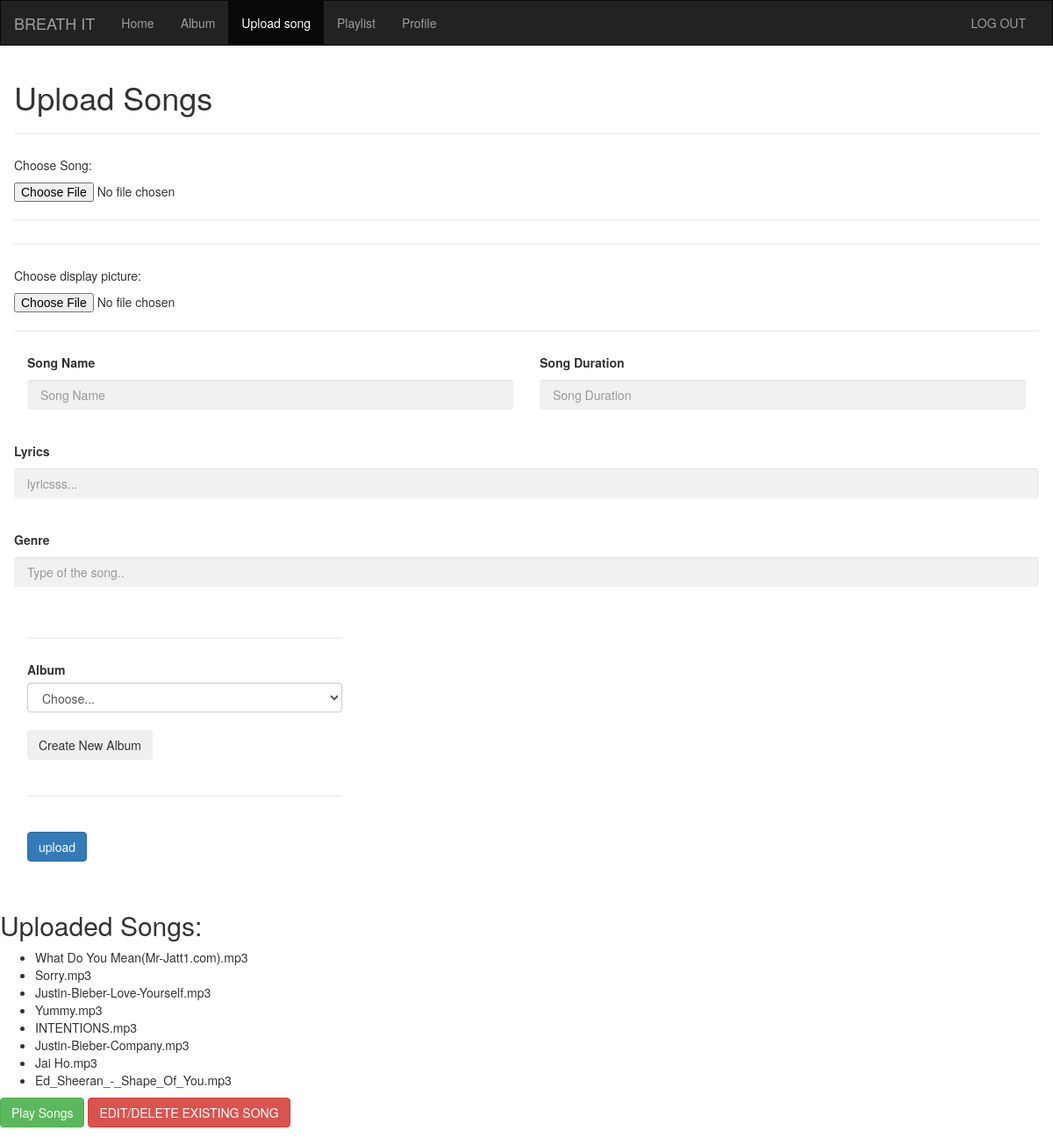
The page /upload (signed in) on the database its author committed.
### app.py (models this page shows)
class Song(db.Model):
    id=db.Column(db.Integer(),primary_key=True)
    pfile=db.Column(db.String(255))
    song_name=db.Column(db.String(),nullable=False)
    lyrics=db.Column(db.String(4000),nullable=False)
    duration=db.Column(db.String(),nullable=False)
    genre=db.Column(db.Integer())
    filename = db.Column(db.String(255), nullable=False)
    flaged=db.Column(db.String())
    Date_created=datetime.datetime.now().strftime("%x")
    album=db.Column(db.Integer(),db.ForeignKey('album.id'))
    creator=db.Column(db.Integer(),db.ForeignKey('creator.id'))
    Playlist_tracks=db.relationship('Playlist_tracks')
    rating=db.relationship('Rating')

### app.py (the view, shortened to what this page needs)
@app.route('/upload', methods=['GET', 'POST'])
@login_required
def upload():
  return render_template('upload.html', songs=Song.query.all(),Album=Album.query.all())

### app.py (called while the page is built)
@login_manager.user_loader
def load_user(user_id):
    return User.query.get(user_id)

### templates/upload.html (shortened to what this page needs)
<!DOCTYPE html>
<html lang="en">
<head>
  <link rel="stylesheet" href="https://maxcdn.bootstrapcdn.com/bootstrap/3.4.1/css/bootstrap.min.css">
</head>
<body>
<nav class="navbar navbar-inverse">
  <div class="container-fluid">
    <div class="navbar-header">
      <a class="navbar-brand" href="/play">BREATH IT</a>
    </div>
    <div class="collapse navbar-collapse" id="myNavbar">
      <ul class="nav navbar-nav">
        <li><a href="/play">Home</a></li>
        <li><a href="/album">Album</a></li>
        <li class="active"><a href="/upload">Upload song</a></li>
        <li><a href="/playlist">Playlist</a></li>
        <li><a href="/user.details">Profile</a></li>
      </ul>
      <ul class="nav navbar-nav navbar-right">
        <li><a href="/Logout"> LOG OUT</a></li>
      </ul>
    </div>
  </div>
</nav>
<div class="container">
    <div class="row">
      <form method="POST" action="{{ url_for('upload') }}" enctype="multipart/form-data">
        <h1>Upload Songs</h1>
        <hr>
        <p>Choose Song:</p>
        <input type="file" name="file" accept=".mp3" required>
        <hr>
        <hr>
        <p>Choose display picture:</p>
        <input type="file" name="pfile" accept=".png" required>
        <hr>
        <div class="form-row">
          <div class="form-group col-md-6">
            <label for="Song_name">Song Name</label>
            <input type="text" class="form-control" id="Song_name" name="Songname" placeholder="Song Name" required>
          </div>
          <div class="form-group col-md-6">
            <label for="duration">Song Duration</label>
            <input type="text" class="form-control" id="duration" name="duration" placeholder="Song Duration" required>
          </div>
        </div>
        <div class="form-group">
          <label for="lyrics">Lyrics</label>
          <input type="text" class="form-control" id="lyrics" name="lyrics" placeholder="lyricsss..." required>
        </div>
        <div class="form-group">
          <label for="genre">Genre</label>
          <input type="text" class="form-control" id="genre" name="genre" placeholder="Type of the song.." required>
        </div>
        <div class="form-row">
          <div class="form-group col-md-4">
            <hr>
            <label for="album">Album</label>
            <select id="album"  name="album" class="form-control">
              <option selected>Choose...</option>
            </select>
            <br>
            <button type="button" class="btn btn-light" onclick="location.href='/album/edit'">Create New Album</button>
          <br><br><hr>
          </div>
        </div>
      </div>
      <button type="submit" class="btn btn-primary">upload</button>
        </div>
        <br>
        <h2>Uploaded Songs:</h2>
        <ul>
          {% for song in songs %}
              <li>{{ song.filename }}</li>
          {% endfor %}
        </ul>
        <a href="{{ url_for('play') }}"><button type="button" class="btn btn-success">Play Songs</button></a>
  <button type="button" class="btn btn-danger" onclick="location.href='/song/edit'">EDIT/DELETE EXISTING SONG</button>
</div><br><br>
</body>
</html>

### templates/upload.html (style rules this page uses)
.navbar { margin-bottom: 3px; border-radius: 0; position: sticky; }
a { cursor:pointer; }
* { box-sizing: border-box }
.container { padding: 16px; }
input[type=text], input[type=name] { width: 100%; padding: 15px; margin: 5px 0 22px 0; display: inline-block; border: none; background: #f1f1f1; }
hr { border: 1px solid #f1f1f1; margin-bottom: 25px; }
a { color: dodgerblue; }

### rows shown on the page
Song: filename "What Do You Mean(Mr-Jatt1.com).mp3"
Song: filename "Sorry.mp3"
Song: filename "Justin-Bieber-Love-Yourself.mp3"
Song: filename "Yummy.mp3"
Song: filename "INTENTIONS.mp3"
Song: filename "Justin-Bieber-Company.mp3"
Song: filename "Jai Ho.mp3"
Song: filename "Ed_Sheeran_-_Shape_Of_You.mp3"
